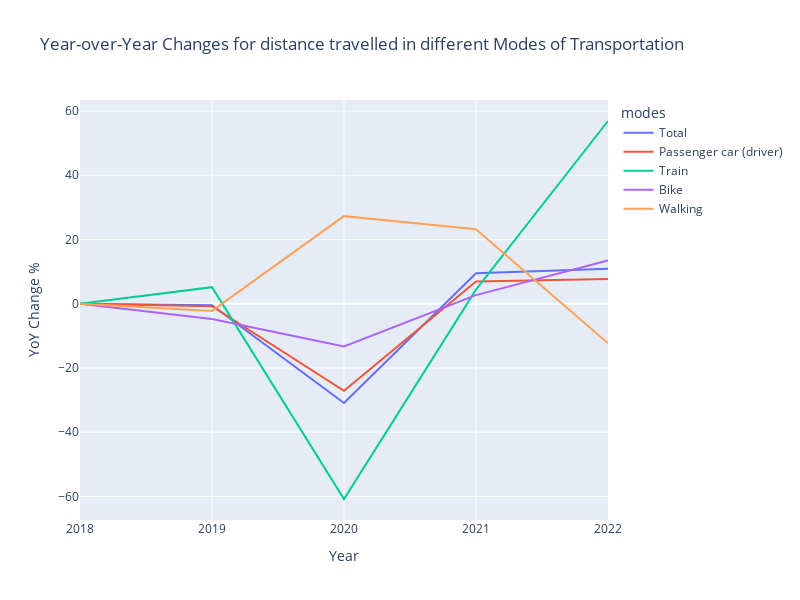

Here is the notebook cell this chart was saved with:
### Code cell
# Plotting the year-over-year changes for each mode
melted_yoy = yoy_changes.melt(id_vars='modes', var_name='Year', value_name='YoY Change %')
fig = px.line(melted_yoy, x='Year', y='YoY Change %', color='modes',
              title='Year-over-Year Changes for distance travelled in different Modes of Transportation')
fig.update_layout(height=600, width=800 )
fig.show()

### Figure 1 — Plotly figure (JSON) as saved in the notebook; plotly's stock layout.template omitted (floating-point values rounded to 4 significant figures)
{"data": [{"hovertemplate": "modes=Total<br>Year=%{x}<br>YoY Change %=%{y}<extra></extra>", "legendgroup": "Total", "line": {"color": "#636efa", "dash": "solid"}, "marker": {"symbol": "circle"}, "mode": "lines", "name": "Total", "orientation": "v", "showlegend": true, "type": "scatter", "x": ["2018", "2019", "2020", "2021", "2022"], "xaxis": "x", "y": [0, -0.4425, -30.89, 9.486, 10.9], "yaxis": "y"}, {"hovertemplate": "modes=Passenger car (driver)<br>Year=%{x}<br>YoY Change %=%{y}<extra></extra>", "legendgroup": "Passenger car (driver)", "line": {"color": "#EF553B", "dash": "solid"}, "marker": {"symbol": "circle"}, "mode": "lines", "name": "Passenger car (driver)", "orientation": "v", "showlegend": true, "type": "scatter", "x": ["2018", "2019", "2020", "2021", "2022"], "xaxis": "x", "y": [0, -0.7709, -27.08, 6.925, 7.687], "yaxis": "y"}, {"hovertemplate": "modes=Train<br>Year=%{x}<br>YoY Change %=%{y}<extra></extra>", "legendgroup": "Train", "line": {"color": "#00cc96", "dash": "solid"}, "marker": {"symbol": "circle"}, "mode": "lines", "name": "Train", "orientation": "v", "showlegend": true, "type": "scatter", "x": ["2018", "2019", "2020", "2021", "2022"], "xaxis": "x", "y": [0, 5.155, -60.78, 4.375, 56.89], "yaxis": "y"}, {"hovertemplate": "modes=Bike<br>Year=%{x}<br>YoY Change %=%{y}<extra></extra>", "legendgroup": "Bike", "line": {"color": "#ab63fa", "dash": "solid"}, "marker": {"symbol": "circle"}, "mode": "lines", "name": "Bike", "orientation": "v", "showlegend": true, "type": "scatter", "x": ["2018", "2019", "2020", "2021", "2022"], "xaxis": "x", "y": [0, -4.747, -13.29, 2.682, 13.43], "yaxis": "y"}, {"hovertemplate": "modes=Walking<br>Year=%{x}<br>YoY Change %=%{y}<extra></extra>", "legendgroup": "Walking", "line": {"color": "#FFA15A", "dash": "solid"}, "marker": {"symbol": "circle"}, "mode": "lines", "name": "Walking", "orientation": "v", "showlegend": true, "type": "scatter", "x": ["2018", "2019", "2020", "2021", "2022"], "xaxis": "x", "y": [0, -2.222, 27.27, 23.21, -12.32], "yaxis": "y"}], "layout": {"height": 600, "legend": {"title": {"text": "modes"}, "tracegroupgap": 0}, "title": {"text": "Year-over-Year Changes for distance travelled in different Modes of Transportation"}, "width": 800, "xaxis": {"anchor": "y", "domain": [0, 1], "title": {"text": "Year"}}, "yaxis": {"anchor": "x", "domain": [0, 1], "title": {"text": "YoY Change %"}}}}
